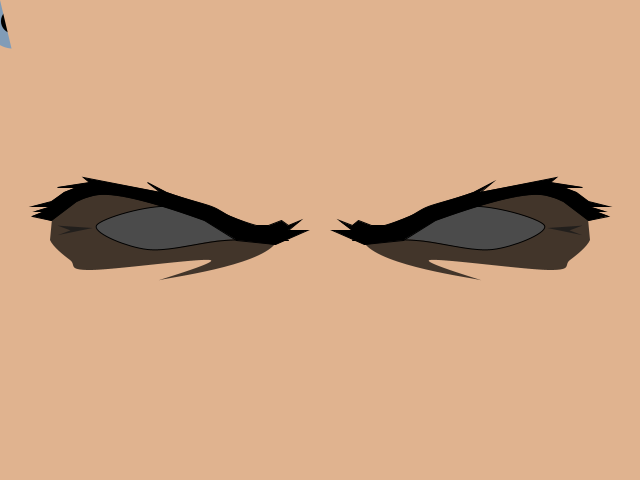
Frame 1 (no input)
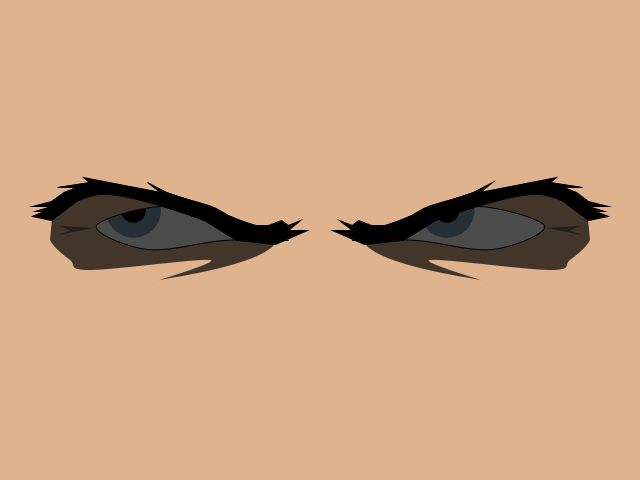
Frame 60 (the mouse pressed at the canvas centre just before this capture)
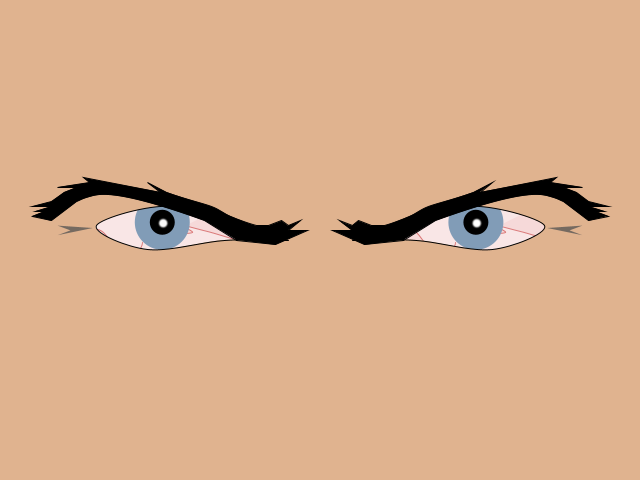
Frame 120 (the mouse held since frame 60 and released just before this capture)

The Processing sketch that drew these frames (run headless with seeded random() and noise(); from frame 60 on, the mouse is pressed at the canvas centre):

// Processing sketch: processing_7184
// ── processing_7184.pde

float xEase;
float yEase;
float xEaseR;
float yEaseR;
float targetX, targetY;
float targetXR, targetYR;
float easing = 0.1;
float opacity = 0;
float opacity1 = 0;
float increment = 2;
float yPos = 480*.35;
float blink = height*.3;

void setup(){
  size(640, 480);
  smooth();

}
void draw(){
  int bg1 = 224;
  int bg2 = 179;
  int bg3 = 143;
  background(bg1,bg2,bg3);
  smooth();
  int x=width;
  int y=height;
 
  int mX = constrain(mouseX, 0, width);
  int mY = constrain(mouseY, 0, height);
 
  noStroke();
  fill(255);
  beginShape();//left eye
  curveVertex(.3*x, .5*y);
  curveVertex(.55*x, .5*y);
  curveVertex(.65*x, .5*y);
  curveVertex(.77*x, .52*y);
  curveVertex(.85*x, .47*y);
  curveVertex(.73*x, .43*y);
  curveVertex(.63*x, .5*y);
  curveVertex(.8*x, .41*y);
  endShape();
  beginShape();//right eye
  curveVertex(x-.3*x, .5*y);
  curveVertex(x-.55*x, .5*y);
  curveVertex(x-.65*x, .5*y);
  curveVertex(x-.77*x, .52*y);
  curveVertex(x-.85*x, .47*y);
  curveVertex(x-.73*x, .43*y);
  curveVertex(x-.63*x, .5*y);
  curveVertex(x-.8*x, .41*y);
  endShape();

  int iris1 = 129;
  int iris2 = 156;
  int iris3 = 183;
  int pupil1=0;
  float mapL1 = map(mX, 0, 640, x*.7, x*.79);
  float mapL2 = map(mY, 0, 480, y*.44, y*.49);
  targetX = mapL1;
  float dx = targetX - xEase;
  if(abs(dx) > 1){
    xEase+= dx* easing;
  }
  targetY = mapL2;
  float dy = targetY- yEase;
  if(abs(dy)>1){
    yEase+= dy* easing;
  }
  
    float mapR1 = map(mX, 0, 640, x-x*.79, x-x*.7);
  float mapR2 = map(mY, 0, 480, y*.44, y*.49);
  targetXR = mapR1;
  float dx1 = targetXR - xEaseR;
  if(abs(dx1) > 1){
    xEaseR+= dx1* easing;
  }
  targetYR = mapR2;
  float dy1 = targetYR- yEaseR;
  if(abs(dy1)>1){
    yEaseR+= dy1* easing;
  }
   
  if (mousePressed){
    opacity += increment;
    opacity = constrain(opacity, 0, 255);
  }
    else{
    opacity -= increment;
    opacity = constrain(opacity, 0, 255);
  }
  
  
  fill(242,201,201, opacity);
  beginShape();//left eye bloodshot
  curveVertex(.3*x, .5*y);
  curveVertex(.55*x, .5*y);
  curveVertex(.65*x, .5*y);
  curveVertex(.77*x, .52*y);
  curveVertex(.85*x, .47*y);
  curveVertex(.73*x, .43*y);
  curveVertex(.63*x, .5*y);
  curveVertex(.8*x, .41*y);
  endShape();
  beginShape();//right eye bloodshot
  curveVertex(x-.3*x, .5*y);
  curveVertex(x-.55*x, .5*y);
  curveVertex(x-.65*x, .5*y);
  curveVertex(x-.77*x, .52*y);
  curveVertex(x-.85*x, .47*y);
  curveVertex(x-.73*x, .43*y);
  curveVertex(x-.63*x, .5*y);
  curveVertex(x-.8*x, .41*y);
  endShape();
  
  //left eye veins
    stroke(185, 2, 2, opacity);
    strokeWeight(1);   
    beginShape();
    curveVertex(xEase, yEase);
    curveVertex(xEase+10, yEase+10);
    curveVertex(xEase+30, yEase+10);
    curveVertex(xEase+20, yEase+3);
    curveVertex(xEase+45, yEase+9);
    curveVertex(xEase+90, yEase+20);
    curveVertex(xEase+50, yEase-10);
    curveVertex(xEase, yEase);
    endShape();
   
    beginShape();
    curveVertex(xEase-100, yEase+15);
    curveVertex(xEase-99, yEase+13);
    curveVertex(xEase-65, yEase+7);
    curveVertex(xEase-50, yEase+20);
    curveVertex(xEase-45, yEase+10);
    endShape();
    beginShape();
    curveVertex(xEase, yEase+60);
    curveVertex(xEase+1, yEase+50);
    curveVertex(xEase-1, yEase+30);
    curveVertex(xEase+3, yEase+5);
    endShape();
    
    beginShape();
    curveVertex(xEase, yEase+60);
    curveVertex(xEase+9, yEase+50);
    curveVertex(xEase+1, yEase+30);
    curveVertex(xEase+9, yEase+5);
    endShape();
    beginShape();
    curveVertex(xEase, yEase+60);
    curveVertex(xEase+30, yEase+45);
    curveVertex(xEase+20, yEase+27);
    curveVertex(xEase+20, yEase+5);
    endShape();
    beginShape();
    curveVertex(xEase-10, yEase+60);
    curveVertex(xEase-30, yEase+45);
    curveVertex(xEase-20, yEase+20);
    curveVertex(xEase-30, yEase+5);
    endShape();
    beginShape();
    curveVertex(xEase-10, yEase-60);
    curveVertex(xEase-30, yEase-45);
    curveVertex(xEase-20, yEase-20);
    curveVertex(xEase-30, yEase-5);
    endShape();
    beginShape();
    curveVertex(xEase-30, yEase-60);
    curveVertex(xEase-80, yEase-45);
    curveVertex(xEase-50, yEase-10);
    curveVertex(xEase-50, yEase-5);
    endShape();
  //right eye veins
    stroke(185, 2, 2, opacity);
    strokeWeight(1);   
    beginShape();
    curveVertex(xEaseR, yEaseR);
    curveVertex(xEaseR+10, yEaseR+10);
    curveVertex(xEaseR+30, yEaseR+10);
    curveVertex(xEaseR+20, yEaseR+3);
    curveVertex(xEaseR+45, yEaseR+9);
    curveVertex(xEaseR+90, yEaseR+20);
    curveVertex(xEaseR+50, yEaseR-10);
    curveVertex(xEaseR, yEaseR);
    endShape();
   
    beginShape();
    curveVertex(xEaseR-100, yEaseR+15);
    curveVertex(xEaseR-99, yEaseR+13);
    curveVertex(xEaseR-65, yEaseR+7);
    curveVertex(xEaseR-50, yEaseR+20);
    curveVertex(xEaseR-45, yEaseR+10);
    endShape();
    beginShape();
    curveVertex(xEaseR, yEaseR+60);
    curveVertex(xEaseR+1, yEaseR+50);
    curveVertex(xEaseR-1, yEaseR+30);
    curveVertex(xEaseR+3, yEaseR+5);
    endShape();
    
    beginShape();
    curveVertex(xEaseR, yEaseR+60);
    curveVertex(xEaseR+9, yEaseR+50);
    curveVertex(xEaseR+1, yEaseR+30);
    curveVertex(xEaseR+9, yEaseR+5);
    endShape();
    beginShape();
    curveVertex(xEaseR, yEaseR+60);
    curveVertex(xEaseR+30, yEaseR+45);
    curveVertex(xEaseR+20, yEaseR+27);
    curveVertex(xEaseR+20, yEaseR+5);
    endShape();
    beginShape();
    curveVertex(xEaseR-10, yEaseR+60);
    curveVertex(xEaseR-30, yEaseR+45);
    curveVertex(xEaseR-20, yEaseR+20);
    curveVertex(xEaseR-30, yEaseR+5);
    endShape();
    beginShape();
    curveVertex(xEaseR-10, yEaseR-60);
    curveVertex(xEaseR-30, yEaseR-45);
    curveVertex(xEaseR-20, yEaseR-20);
    curveVertex(xEaseR-30, yEaseR-5);
    endShape();
    beginShape();
    curveVertex(xEaseR-30, yEaseR-60);
    curveVertex(xEaseR-80, yEaseR-45);
    curveVertex(xEaseR-50, yEaseR-10);
    curveVertex(xEaseR-50, yEaseR-5);
    endShape();

  noStroke();
   
   //iris and pupils

  fill(iris1, iris2, iris3);

  ellipse(xEase, yEase, 55,55);//left iris
  fill(pupil1);
  ellipse(xEase, yEase, 25, 25);//left pupil


  fill(iris1, iris2, iris3);
  ellipse(xEaseR, yEaseR, 55,55);//right iris
  fill(pupil1);
  ellipse(xEaseR, yEaseR, 25, 25);//right pupil

  float reflectL1 = map(mX, 0, 640, x*.69, x*.8);
  float reflectL2 = map(mY, 0, 480, y*.43, y*.5);
  float reflectR1 = map(mX, 0, 640, x-x*.8, x-x*.69);
  float reflectR2 = map(mY, 0, 480, y*.43, y*.5);
  fill(255);
  noStroke();
  ellipse(reflectL1, reflectL2, 5, 5);//left reflection
  fill(255, 200);
  ellipse(reflectL1, reflectL2, 6, 6);
  fill(255, 160);
  ellipse(reflectL1, reflectL2, 7, 7);
  fill(255, 120);
  ellipse(reflectL1, reflectL2, 8, 8);
  fill(255, 80);
  ellipse(reflectL1, reflectL2, 9, 9);
  fill(255, 40);
  ellipse(reflectL1, reflectL2, 10, 10);
  fill(255, 10);
  ellipse(reflectL1, reflectL2, 11, 11);
  ellipse(reflectR1, reflectR2, 5, 5);//right reflection
  fill(255, 200);
  ellipse(reflectR1, reflectR2, 6, 6);
  fill(255, 160);
  ellipse(reflectR1, reflectR2, 7, 7);
  fill(255, 120);
  ellipse(reflectR1, reflectR2, 8, 8);
  fill(255, 80);
  ellipse(reflectR1, reflectR2, 9, 9);
  fill(255, 40);
  ellipse(reflectR1, reflectR2, 10, 10);
  fill(255, 10);
  ellipse(reflectR1, reflectR2, 11, 11);
  
  
 fill(bg1, bg2, bg3); 
 rect(.4*x, .4*y, .2*x, .2*y);

//blinking code
  if (keyPressed){
    blink+=10;
    blink = constrain(blink, y*.3, y*.45);
  }
 else{
    blink-=10;
    blink = constrain(blink, y*.3, y*.45);
  }
 fill(bg1, bg2, bg3);
 stroke(0);
 strokeWeight(1.5);
 ellipse(.27*x, blink, .4*x, .2*y);
 ellipse(x-.27*x, blink, .4*x, .2*y);
  

 
  noStroke();
  fill(bg1,bg2,bg3);
  beginShape();//shape containing left iris/pupil/reflection
  curveVertex(.3*x, .5*y);
  curveVertex(.55*x, .5*y);
  curveVertex(.65*x, .5*y);
  curveVertex(.77*x, .52*y);
  curveVertex(.85*x, .47*y);
  curveVertex(.73*x, .43*y);
  curveVertex(.63*x, .5*y);
  curveVertex(.8*x, .41*y);
  vertex(.5*x, .25*y);
  vertex(.9*x, .15*y);
  vertex(.99*x, .5*y);
  vertex(.75*x, .75*y);
  endShape();
 
  beginShape();//shape containing left iris/pupil/reflection
  curveVertex(x-.3*x, .5*y);
  curveVertex(x-.55*x, .5*y);
  curveVertex(x-.65*x, .5*y);
  curveVertex(x-.77*x, .52*y);
  curveVertex(x-.85*x, .47*y);
  curveVertex(x-.73*x, .43*y);
  curveVertex(x-.63*x, .5*y);
  curveVertex(x-.8*x, .41*y);
  vertex(x-.5*x, .25*y);
  vertex(x-.9*x, .15*y);
  vertex(x-.99*x, .5*y);
  vertex(x-.75*x, .75*y);
  endShape();
  


 

 
  fill(80, 190);
  quad(x*.855, y*.475, x*.91, y*.47, x*.89, y*.48, x*.91, y*.49);//left far eye wrinkle
  quad(x-x*.855, y*.475, x-x*.91, y*.47, x-x*.89, y*.48, x-x*.91, y*.49);//right far eye wrinkle

  
    float shadow = mY/4;
    fill(mY/3, y-mY-300);//left large shadow
    beginShape();
    curveVertex(369, 147);
    curveVertex(365, 244);
    curveVertex(y-shadow, y-shadow-200);
    curveVertex(y-shadow-50, y-shadow-220);
    curveVertex(y-shadow+70, y-shadow-210);
    curveVertex(y-shadow+90, y-shadow-220);
    curveVertex(y-shadow+110, y-shadow-240);
    curveVertex(588, 219);
    vertex(588,219);
    vertex(558, 189);
    vertex(451, 208);
    endShape();
   
     beginShape();//right large shadow
    curveVertex(x-369, 147);
    curveVertex(x-365, 244);
    curveVertex(x-(y-shadow), y-shadow-200);
    curveVertex(x-(y-shadow-50), y-shadow-220);
    curveVertex(x-(y-shadow+70), y-shadow-210);
    curveVertex(x-(y-shadow+90), y-shadow-220);
    curveVertex(x-(y-shadow+110), y-shadow-240);
    curveVertex(x-588, 219);
    vertex(x-588,219);
    vertex(x-558, 189);
    vertex(x-451, 208);
    endShape();
    

   
    noStroke();
    fill(bg1, bg2, bg3);
    beginShape();
    vertex(588,219);
    vertex(558, 189);
    vertex(451, 208);
    vertex(370, 235);
    vertex(x-370, 235);
    vertex(x-451, 208);
    vertex(x-558, 189);
    vertex(x-588,219);
    vertex(0,0);
    vertex(640, 0);
    endShape(CLOSE);
    
 
  noFill();
  stroke(0);
  strokeWeight(1);
  beginShape();//left eye outline
  curveVertex(.3*x, .5*y);
  curveVertex(.55*x, .5*y);
  curveVertex(.65*x, .5*y);
  curveVertex(.77*x, .52*y);
  curveVertex(.85*x, .47*y);
  curveVertex(.73*x, .43*y);
  curveVertex(.63*x, .5*y);
  curveVertex(.8*x, .41*y);
  endShape();
  beginShape();//right eye outline
  curveVertex(x-.3*x, .5*y);
  curveVertex(x-.55*x, .5*y);
  curveVertex(x-.65*x, .5*y);
  curveVertex(x-.77*x, .52*y);
  curveVertex(x-.85*x, .47*y);
  curveVertex(x-.73*x, .43*y);
  curveVertex(x-.63*x, .5*y);
  curveVertex(x-.8*x, .41*y);
  endShape();
  

  
  if (mouseY>y*.5){
    translate(0, (-(.5*y-mouseY))/90);
  }
  noStroke();
  fill(0, opacity-150);
  triangle(x*.55, y*.48, x*.51, y*.38, x*.53, y*.49);
  triangle(x-x*.55, y*.48, x-x*.51, y*.38, x-x*.53, y*.49);
  //quad(x*.5, y*.37, x*.505, y*.43, x*.5, y*.5, x*.495, y*.43);
  
stroke(0);  
fill(0);
  
  beginShape();//left eyebrow
  vertex(.52*x, .48*y);
  vertex(.57*x, .51*y);
  vertex(.63*x, .5*y);
  vertex(.68*x, .46*y);
  curveVertex(.73*x, .4*y);
  curveVertex(.8*x, .39*y);
  curveVertex(.86*x, .41*y);
  curveVertex(.88*x, .42*y);
  curveVertex(.9*x, .43*y);
  vertex(.92*x, .46*y);
  vertex(.95*x, .45*y);
  vertex(.93*x, .44*y);
  vertex(.945*x, .44*y);
  vertex(.92*x, .43*y);
  vertex(.95*x, .43*y);
  vertex(.92*x, .42*y);
  vertex(.9*x, .4*y);
  vertex(.88*x, .39*y);
  vertex(.91*x, .39*y);
  vertex(.86*x, .38*y);
  vertex(.87*x, .37*y);
  vertex(.75*x, .4*y);
  vertex(.77*x, .38*y);
  vertex(.74*x, .4*y);
  curveVertex(.74*x, .4*y);
  curveVertex(.72*x, .41*y);
  curveVertex(.67*x, .43*y);
  curveVertex(.64*x, .45*y);
  curveVertex(.6*x, .47*y);
  curveVertex(.58*x, .47*y);
  vertex(.58*x, .47*y);
  vertex(.56*x, .46*y);
  vertex(.55*x, .47*y);
  vertex(.53*x, .46*y);
  vertex(.55*x, .48*y);
  endShape(CLOSE);

  beginShape();//right eyebrow
  vertex(x-.52*x, .48*y);
  vertex(x-.57*x, .51*y);
  vertex(x-.63*x, .5*y);
  vertex(x-.68*x, .46*y);
  curveVertex(x-.73*x, .4*y);
  curveVertex(x-.8*x, .39*y);
  curveVertex(x-.86*x, .41*y);
  curveVertex(x-.88*x, .42*y);
  curveVertex(x-.9*x, .43*y);
  vertex(x-.92*x, .46*y);
  vertex(x-.95*x, .45*y);
  vertex(x-.93*x, .44*y);
  vertex(x-.945*x, .44*y);
  vertex(x-.92*x, .43*y);
  vertex(x-.95*x, .43*y);
  vertex(x-.92*x, .42*y);
  vertex(x-.9*x, .4*y);
  vertex(x-.88*x, .39*y);
  vertex(x-.91*x, .39*y);
  vertex(x-.86*x, .38*y);
  vertex(x-.87*x, .37*y);
  vertex(x-.75*x, .4*y);
  vertex(x-.77*x, .38*y);
  vertex(x-.74*x, .4*y);
  curveVertex(x-.74*x, .4*y);
  curveVertex(x-.72*x, .41*y);
  curveVertex(x-.67*x, .43*y);
  curveVertex(x-.64*x, .45*y);
  curveVertex(x-.6*x, .47*y);
  curveVertex(x-.58*x, .47*y);
  vertex(x-.58*x, .47*y);
  vertex(x-.56*x, .46*y);
  vertex(x-.55*x, .47*y);
  vertex(x-.53*x, .46*y);
  vertex(x-.55*x, .48*y);
  endShape(CLOSE);
  
  
}

   

   
